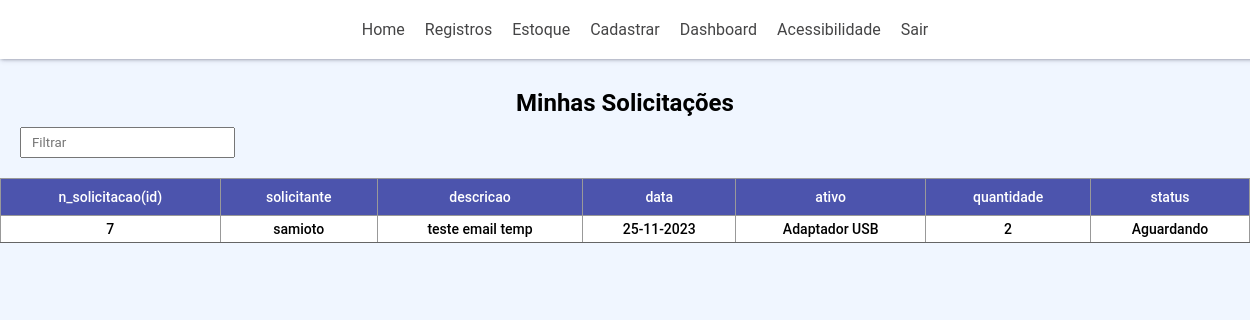
/feed (signed in), run on the app's committed database.
### aplicacao/models.py (models this page shows, shortened)
class Solicitacao(database.Model):
    id = database.Column(database.Integer, primary_key=True)
    descricao = database.Column(database.String(500), nullable=False)
    data = database.Column(database.DateTime, nullable=False, default=datetime.utcnow())
    id_usuario = database.Column(database.Integer, database.ForeignKey('usuario.id')) # quem está gerando
    id_ativo = database.Column(database.Integer, database.ForeignKey('ativo.id'))
    quantidade = database.Column(database.Integer, nullable=False)
    status = database.Column(database.String, nullable=False)

class Usuario(database.Model, UserMixin):
    id = database.Column(database.Integer, primary_key=True)
    cpf = database.Column(database.String(11), nullable=False, unique=True)
    nome = database.Column(database.String(75), nullable=False)
    email = database.Column(database.String(250), nullable=False, unique=True)
    senha = database.Column(database.String, nullable=False)
    permissao = database.Column(database.Integer, nullable=False, default=1)
    solicitacoes = database.relationship("Solicitacao", backref="usuario", lazy=True)

class Ativo(database.Model):
    id = database.Column(database.Integer, primary_key=True)
    nome = database.Column(database.String(75), nullable=False, unique=True)
    tipo = database.Column(database.String, nullable=False)
    descricao = database.Column(database.String(500), nullable=False)
    data_aquisicao = database.Column(database.DateTime, nullable=False)
    data_garantia = database.Column(database.DateTime, nullable=False)
    quantidade_estoque = database.Column(database.Integer, nullable=False)
    solicitacoes = database.relationship("Solicitacao", backref="ativo", lazy=True)
    transacoes = database.relationship("TransacaoEstoque", backref="ativo", lazy=True)

### aplicacao/routes.py (the view)
@app.route("/feed")
@login_required
def feed():
    solicitacoes = Solicitacao.query.filter_by(id_usuario=current_user.id).order_by(Solicitacao.data.desc()).all()
    return render_template("feed.html", solicitacoes=solicitacoes)

### aplicacao/models.py (called while the page is built)
@login_manager.user_loader
def load_user(id_usuario):
    return Usuario.query.filter_by(id=int(id_usuario)).first()

### aplicacao/templates/feed.html (shortened to what this page needs)
{% extends 'base_perfil.html' %}
{% block body %}
    <h2>Minhas Solicitações</h2>
    <input type="text" id="input" placeholder="Filtrar">
    <table border="1" id="minhaTabela">
        <thead>
            <tr>
                <th>n_solicitacao(id)</th>
                <th>solicitante</th>
                <th>descricao</th>
                <th>data</th>
                <th>ativo</th>
                <th>quantidade</th>
                <th>status</th>
            </tr>
        </thead>
        <tbody id="table">
            {% for solicitacao in solicitacoes %}
            <tr>
                <td>{{solicitacao.id}}</td>
                <td>{{solicitacao.usuario.nome}}</td>
                <td>{{solicitacao.descricao}}</td>
                <td>{{solicitacao.data.strftime('%d-%m-%Y')}}</td>
                <td>{{solicitacao.ativo.nome}}</td>
                <td>{{solicitacao.quantidade}}</td>
                <td>{{solicitacao.status}}</td>
            </tr>
            {% endfor %}
        </tbody>
    </table>
{% endblock %}

### aplicacao/static/css/style.css (style rules this page uses)
* { font-family: 'Roboto', sans-serif; margin: 0; padding: 0; }
body { background-color: #f0f6ff; }
table td, th { overflow-x: auto; max-height: calc(100vh - 17px); }
table { width: 100vw; text-align: center; margin: 10px 0; }
h2 { text-align: center; }
#input { padding: 6px 10px; justify-content: center; margin: 10px 20px; }
table { border: 1px solid #999999; border-collapse: collapse; font-size: 14px; }
table tr { height: 20px; }
table th { background-color: #4c54ad; color: #fff; padding: 10px 15px; font-weight: 500; }
table td { background-color: #fff; color: black; padding: 5px 10px; font-weight: 500; border-bottom: 1px solid #656565; overflow: auto; }

### data on the page
Solicitacao: id "7", usuario.nome "samioto", descricao "teste email temp", data "25-11-2023", ativo.nome "Adaptador USB", quantidade "2", status "Aguardando"
